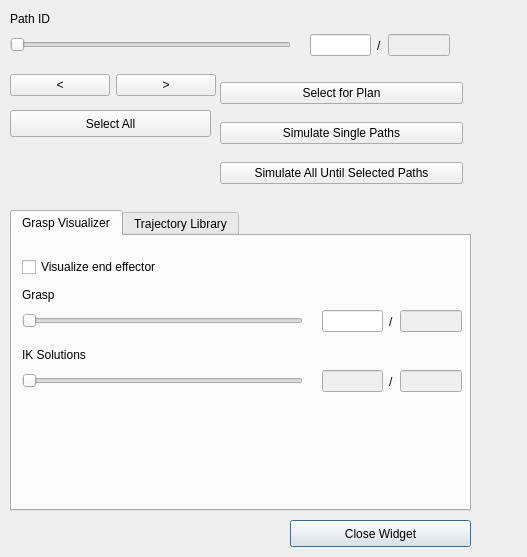
<?xml version="1.0" encoding="UTF-8"?>
<ui version="4.0">
 <class>SelectionWidgetWindow</class>
 <widget class="QWidget" name="SelectionWidgetWindow">
  <property name="geometry">
   <rect>
    <x>0</x>
    <y>0</y>
    <width>527</width>
    <height>557</height>
   </rect>
  </property>
  <property name="windowTitle">
   <string>Selection</string>
  </property>
  <widget class="QSlider" name="slider_select_number">
   <property name="enabled">
    <bool>true</bool>
   </property>
   <property name="geometry">
    <rect>
     <x>10</x>
     <y>30</y>
     <width>281</width>
     <height>29</height>
    </rect>
   </property>
   <property name="orientation">
    <enum>Qt::Horizontal</enum>
   </property>
  </widget>
  <widget class="QWidget" name="horizontalLayoutWidget">
   <property name="geometry">
    <rect>
     <x>10</x>
     <y>60</y>
     <width>206</width>
     <height>51</height>
    </rect>
   </property>
   <layout class="QHBoxLayout" name="horizontalLayout">
    <item>
     <widget class="QPushButton" name="pushbutton_select_backward">
      <property name="text">
       <string>&lt;</string>
      </property>
     </widget>
    </item>
    <item>
     <widget class="QPushButton" name="pushbutton_select_forward">
      <property name="text">
       <string>&gt;</string>
      </property>
     </widget>
    </item>
   </layout>
  </widget>
  <widget class="QPushButton" name="pushbutton_select_all">
   <property name="enabled">
    <bool>true</bool>
   </property>
   <property name="geometry">
    <rect>
     <x>10</x>
     <y>110</y>
     <width>201</width>
     <height>27</height>
    </rect>
   </property>
   <property name="text">
    <string>Select All</string>
   </property>
  </widget>
  <widget class="QWidget" name="horizontalLayoutWidget_2">
   <property name="geometry">
    <rect>
     <x>310</x>
     <y>30</y>
     <width>140</width>
     <height>31</height>
    </rect>
   </property>
   <layout class="QHBoxLayout" name="horizontalLayout_2">
    <item>
     <widget class="QLineEdit" name="lineedit_select_number">
      <property name="inputMask">
       <string/>
      </property>
      <property name="clearButtonEnabled" stdset="0">
       <bool>false</bool>
      </property>
     </widget>
    </item>
    <item>
     <widget class="QLabel" name="label">
      <property name="text">
       <string>/</string>
      </property>
     </widget>
    </item>
    <item>
     <widget class="QLineEdit" name="lineedit_max">
      <property name="enabled">
       <bool>false</bool>
      </property>
      <property name="frame">
       <bool>true</bool>
      </property>
      <property name="readOnly">
       <bool>true</bool>
      </property>
     </widget>
    </item>
   </layout>
  </widget>
  <widget class="QWidget" name="verticalLayoutWidget">
   <property name="geometry">
    <rect>
     <x>220</x>
     <y>70</y>
     <width>243</width>
     <height>128</height>
    </rect>
   </property>
   <layout class="QVBoxLayout" name="verticalLayout">
    <item>
     <widget class="QPushButton" name="pushbutton_select_for_plan">
      <property name="text">
       <string>Select for Plan</string>
      </property>
     </widget>
    </item>
    <item>
     <widget class="QPushButton" name="pushbutton_simulate_single">
      <property name="text">
       <string>Simulate Single Paths</string>
      </property>
     </widget>
    </item>
    <item>
     <widget class="QPushButton" name="pushbutton_simulate_until">
      <property name="text">
       <string>Simulate All Until Selected Paths</string>
      </property>
     </widget>
    </item>
   </layout>
  </widget>
  <widget class="QLabel" name="label_3">
   <property name="geometry">
    <rect>
     <x>10</x>
     <y>10</y>
     <width>67</width>
     <height>17</height>
    </rect>
   </property>
   <property name="text">
    <string>Path ID</string>
   </property>
  </widget>
  <widget class="QTabWidget" name="tab_widget">
   <property name="enabled">
    <bool>true</bool>
   </property>
   <property name="geometry">
    <rect>
     <x>10</x>
     <y>210</y>
     <width>461</width>
     <height>301</height>
    </rect>
   </property>
   <property name="autoFillBackground">
    <bool>false</bool>
   </property>
   <property name="currentIndex">
    <number>0</number>
   </property>
   <property name="documentMode">
    <bool>false</bool>
   </property>
   <widget class="QWidget" name="tab_zoom_in">
    <attribute name="title">
     <string>Grasp Visualizer</string>
    </attribute>
    <widget class="QWidget" name="horizontalLayoutWidget_3">
     <property name="geometry">
      <rect>
       <x>310</x>
       <y>70</y>
       <width>140</width>
       <height>31</height>
      </rect>
     </property>
     <layout class="QHBoxLayout" name="horizontalLayout_3">
      <item>
       <widget class="QLineEdit" name="lineedit_select_grasp">
        <property name="inputMask">
         <string/>
        </property>
        <property name="clearButtonEnabled" stdset="0">
         <bool>false</bool>
        </property>
       </widget>
      </item>
      <item>
       <widget class="QLabel" name="label_2">
        <property name="text">
         <string>/</string>
        </property>
       </widget>
      </item>
      <item>
       <widget class="QLineEdit" name="lineedit_max_grasp_num">
        <property name="enabled">
         <bool>false</bool>
        </property>
        <property name="frame">
         <bool>true</bool>
        </property>
        <property name="readOnly">
         <bool>true</bool>
        </property>
       </widget>
      </item>
     </layout>
    </widget>
    <widget class="QLabel" name="label_7">
     <property name="geometry">
      <rect>
       <x>10</x>
       <y>110</y>
       <width>91</width>
       <height>17</height>
      </rect>
     </property>
     <property name="text">
      <string>IK Solutions</string>
     </property>
    </widget>
    <widget class="QLabel" name="label_4">
     <property name="geometry">
      <rect>
       <x>10</x>
       <y>50</y>
       <width>67</width>
       <height>17</height>
      </rect>
     </property>
     <property name="text">
      <string>Grasp</string>
     </property>
    </widget>
    <widget class="QSlider" name="slider_select_ik_solution">
     <property name="enabled">
      <bool>false</bool>
     </property>
     <property name="geometry">
      <rect>
       <x>10</x>
       <y>130</y>
       <width>281</width>
       <height>29</height>
      </rect>
     </property>
     <property name="orientation">
      <enum>Qt::Horizontal</enum>
     </property>
    </widget>
    <widget class="QWidget" name="horizontalLayoutWidget_5">
     <property name="geometry">
      <rect>
       <x>310</x>
       <y>130</y>
       <width>140</width>
       <height>31</height>
      </rect>
     </property>
     <layout class="QHBoxLayout" name="horizontalLayout_5">
      <item>
       <widget class="QLineEdit" name="lineedit_select_ik_solution">
        <property name="enabled">
         <bool>false</bool>
        </property>
        <property name="inputMask">
         <string/>
        </property>
        <property name="clearButtonEnabled" stdset="0">
         <bool>false</bool>
        </property>
       </widget>
      </item>
      <item>
       <widget class="QLabel" name="label_8">
        <property name="text">
         <string>/</string>
        </property>
       </widget>
      </item>
      <item>
       <widget class="QLineEdit" name="lineedit_max_ik_solution">
        <property name="enabled">
         <bool>false</bool>
        </property>
        <property name="frame">
         <bool>true</bool>
        </property>
        <property name="readOnly">
         <bool>true</bool>
        </property>
       </widget>
      </item>
     </layout>
    </widget>
    <widget class="QSlider" name="slider_select_grasp">
     <property name="geometry">
      <rect>
       <x>10</x>
       <y>70</y>
       <width>281</width>
       <height>29</height>
      </rect>
     </property>
     <property name="orientation">
      <enum>Qt::Horizontal</enum>
     </property>
    </widget>
    <widget class="QCheckBox" name="checkbox_visualize_ee">
     <property name="geometry">
      <rect>
       <x>10</x>
       <y>20</y>
       <width>181</width>
       <height>22</height>
      </rect>
     </property>
     <property name="text">
      <string>Visualize end effector</string>
     </property>
    </widget>
   </widget>
   <widget class="QWidget" name="tab_trajectory_library">
    <attribute name="title">
     <string>Trajectory Library</string>
    </attribute>
    <widget class="QListWidget" name="plan_list_widget">
     <property name="geometry">
      <rect>
       <x>0</x>
       <y>0</y>
       <width>241</width>
       <height>271</height>
      </rect>
     </property>
     <property name="tabKeyNavigation">
      <bool>true</bool>
     </property>
     <property name="selectionMode">
      <enum>QAbstractItemView::MultiSelection</enum>
     </property>
     <property name="textElideMode">
      <enum>Qt::ElideLeft</enum>
     </property>
     <property name="isWrapping" stdset="0">
      <bool>false</bool>
     </property>
     <property name="viewMode">
      <enum>QListView::ListMode</enum>
     </property>
    </widget>
    <widget class="QWidget" name="verticalLayoutWidget_3">
     <property name="geometry">
      <rect>
       <x>250</x>
       <y>10</y>
       <width>191</width>
       <height>128</height>
      </rect>
     </property>
     <layout class="QVBoxLayout" name="verticalLayout_3">
      <item>
       <widget class="QPushButton" name="pushbutton_simulate_chosen">
        <property name="text">
         <string>Simulate Chosen Paths</string>
        </property>
        <property name="checkable">
         <bool>false</bool>
        </property>
        <property name="autoRepeat">
         <bool>false</bool>
        </property>
        <property name="autoDefault">
         <bool>false</bool>
        </property>
        <property name="default">
         <bool>false</bool>
        </property>
        <property name="flat">
         <bool>false</bool>
        </property>
       </widget>
      </item>
      <item>
       <widget class="QPushButton" name="pushbutton_clear_chosen">
        <property name="text">
         <string>Clear Chosen Paths</string>
        </property>
        <property name="checkable">
         <bool>false</bool>
        </property>
        <property name="autoRepeat">
         <bool>false</bool>
        </property>
        <property name="autoDefault">
         <bool>false</bool>
        </property>
        <property name="default">
         <bool>false</bool>
        </property>
        <property name="flat">
         <bool>false</bool>
        </property>
       </widget>
      </item>
      <item>
       <widget class="QPushButton" name="pushbutton_set_output_save_dir">
        <property name="text">
         <string>Set Output File Save Dir</string>
        </property>
       </widget>
      </item>
      <item>
       <widget class="QPushButton" name="pushbutton_output_generate_chosen">
        <property name="text">
         <string>Output Chosen Paths</string>
        </property>
       </widget>
      </item>
     </layout>
    </widget>
    <widget class="QSlider" name="slider_sim_speed">
     <property name="geometry">
      <rect>
       <x>250</x>
       <y>170</y>
       <width>181</width>
       <height>29</height>
      </rect>
     </property>
     <property name="minimum">
      <number>1</number>
     </property>
     <property name="maximum">
      <number>100</number>
     </property>
     <property name="orientation">
      <enum>Qt::Horizontal</enum>
     </property>
     <property name="tickPosition">
      <enum>QSlider::NoTicks</enum>
     </property>
    </widget>
    <widget class="QLabel" name="label_9">
     <property name="geometry">
      <rect>
       <x>250</x>
       <y>150</y>
       <width>121</width>
       <height>17</height>
      </rect>
     </property>
     <property name="text">
      <string>Simulation Speed</string>
     </property>
    </widget>
    <widget class="QWidget" name="horizontalLayoutWidget_6">
     <property name="geometry">
      <rect>
       <x>250</x>
       <y>200</y>
       <width>140</width>
       <height>31</height>
      </rect>
     </property>
     <layout class="QHBoxLayout" name="horizontalLayout_6">
      <item>
       <widget class="QLineEdit" name="lineedit_sim_speed">
        <property name="inputMask">
         <string/>
        </property>
        <property name="readOnly">
         <bool>true</bool>
        </property>
        <property name="clearButtonEnabled" stdset="0">
         <bool>false</bool>
        </property>
       </widget>
      </item>
      <item>
       <widget class="QLabel" name="label_10">
        <property name="text">
         <string>/</string>
        </property>
       </widget>
      </item>
      <item>
       <widget class="QLineEdit" name="lineedit_max_2">
        <property name="enabled">
         <bool>false</bool>
        </property>
        <property name="text">
         <string>1.0</string>
        </property>
        <property name="frame">
         <bool>true</bool>
        </property>
        <property name="readOnly">
         <bool>true</bool>
        </property>
       </widget>
      </item>
     </layout>
    </widget>
   </widget>
  </widget>
  <widget class="QPushButton" name="pushbutton_close_widget">
   <property name="geometry">
    <rect>
     <x>290</x>
     <y>520</y>
     <width>181</width>
     <height>27</height>
    </rect>
   </property>
   <property name="autoFillBackground">
    <bool>false</bool>
   </property>
   <property name="text">
    <string>Close Widget</string>
   </property>
   <property name="autoDefault">
    <bool>false</bool>
   </property>
   <property name="default">
    <bool>true</bool>
   </property>
   <property name="flat">
    <bool>false</bool>
   </property>
  </widget>
  <widget class="QLabel" name="status_bar">
   <property name="geometry">
    <rect>
     <x>20</x>
     <y>520</y>
     <width>231</width>
     <height>21</height>
    </rect>
   </property>
   <property name="text">
    <string/>
   </property>
  </widget>
 </widget>
 <resources/>
 <connections/>
</ui>
